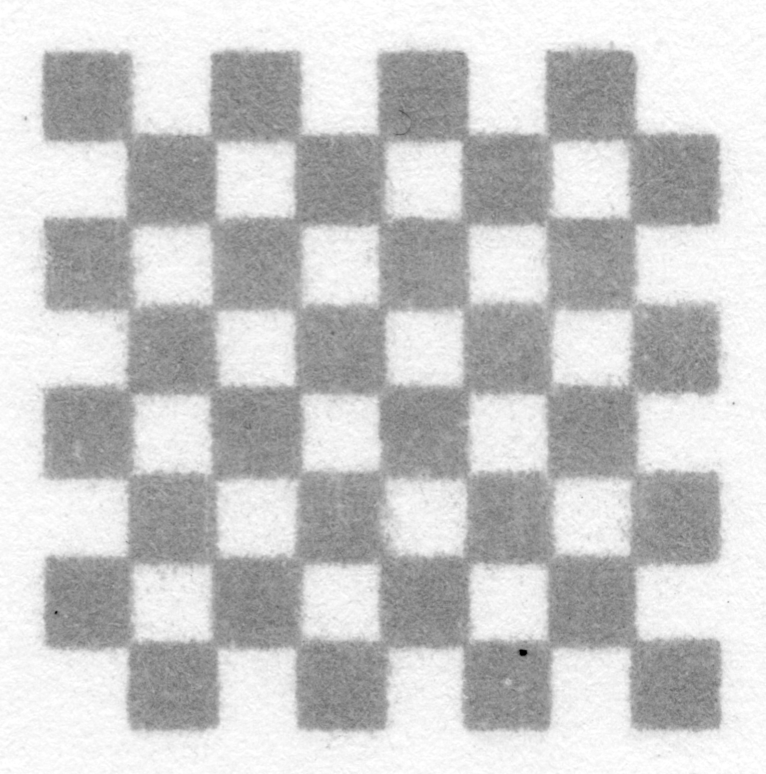
#> input picture backend/tests/analysis/fixtures/first-good-test/checkerboard_roi.png, 2296 x 2322 px (shown at 1/3 size); its folder holds only this picture in this run
$ python -i feature_analysis.py   (imports and definitions only)
#> lines starting #> are read from the running program, lines starting #| are printed output that depends on the picture; after the words box and inside, x2 and y2 are one past the last pixel; in counts of white or black regions, pixels touching at a corner belong together
#> further down, picture is the input picture: shape (2322, 2296); min 0, max 255, mean 201
# ruff: noqa
# =============================================================================
# VENDORED MODULE — DO NOT EDIT THE ALGORITHMS.
#
# Source: research/binderjet/code/rfam_tool/feature_analysis.py
# Copied: 2026-09-14 (Lane A — Dimensional Accuracy & Compensation, v1).
# Provenance: verbatim copy of the RFAM metrology tool's analyze_*/recommend_*
#   functions and their private helpers. Kept self-contained so the console does
#   not depend on the unpackaged rfam_tool repo.
#
# Deviations from the source (each required to make the copy runnable + correct
# on this environment; none change the algorithms or the numbers):
#   1. `_nan_ring_result(...)` is CALLED by analyze_concentric_rings in the source
#      but its definition is MISSING there (latent NameError on any ring error
#      path). It is restored verbatim from the sibling backup that still defines
#      it: code/rfam_tool/Upgrades/rfam_tool_final_final/backup-OLD/feature_analysis.py:282.
#   2. PCA eigenvectors from `np.linalg.eig(cov)` come back with complex dtype on
#      numpy>=2, and `np.arctan2` rejects complex input (crashes the checkerboard;
#      warns in the dot path). We take `.real` at the two extraction sites. The
#      source already discards the (zero) imaginary part via `float()`, so this is
#      the same truncation made explicit; it reproduces the fixture numbers exactly.
# =============================================================================
"""
feature_analysis.py — routines to analyse specific geometric features in the RFAM standard test pattern.

This module contains a collection of functions that operate on cropped regions
of scanned images to quantify dimensional accuracy of well-defined test
features.  Each function accepts a greyscale or colour image (numpy array),
the pixel-per-millimetre calibration factor, and any nominal dimensions, and
returns a summary dictionary of metrics along with optional per-feature
details.  The analyses are intended to be called after the user selects
regions of interest in the GUI and to complement the ROI-based ink
concentration workflow.

Functions provided:

  * ``analyze_dot_array`` — measure centroid positions, equivalent
    diameters and spacing in a dot array.

  * ``analyze_checkerboard`` — use OpenCV chessboard corner detection to
    estimate square size and orientation.

  * ``analyze_concentric_rings`` — estimate ring line width and spacing
    via contour-based analysis.

  * ``analyze_pitch_ruler`` — measure widths of a series of bars in X or
    Y to assess resolvable feature size.

  * ``recommend_compensation_for_dot`` — convert dot-array spacing and
    rotation errors into suggested CAD scaling and angular adjustments.
"""

from __future__ import annotations

import math
import os
import traceback
from typing import Dict, List, Tuple, Optional, Any, TextIO, TypeGuard, cast

import cv2
import numpy as np

# ---------------------------------------------------------------------------
# Public constants expected by dim_gui.py (do not rename)
# ---------------------------------------------------------------------------
FEATURE_ANALYSIS_VERSION = "2025-12-16-f-healthreport"
CIRCULARITY_NORM_BASE = 0.899024 # OLD CIRC NORM: 0.898576

# ---------------------------------------------------------------------------
# Versioning
# ---------------------------------------------------------------------------
ANALYSIS_VERSION = "2025-12-16-f-healthreport"

# Theoretical max circularity used for normalization (calibrated from gold standard)
CIRCULARITY_MAX_THEORETICAL = CIRCULARITY_NORM_BASE


# ---------------------------------------------------------------------------
# Debug logging (always safe to call; caller decides whether to pass a path)
# ---------------------------------------------------------------------------
# [34 lines left out: functions _dbg_open, _dbg, _to_gray, not called in this run]


def _segment_blobs(gray: np.ndarray) -> np.ndarray:
    """Otsu threshold then invert so dark ink becomes white blobs."""
    g = gray.copy()
    if g.dtype != np.uint8:
        g = cv2.normalize(g, cast(np.ndarray, None), 0, 255, cv2.NORM_MINMAX).astype(np.uint8)
    g = cv2.GaussianBlur(g, (5, 5), 0)
    _, bw = cv2.threshold(g, 0, 255, cv2.THRESH_BINARY_INV + cv2.THRESH_OTSU)
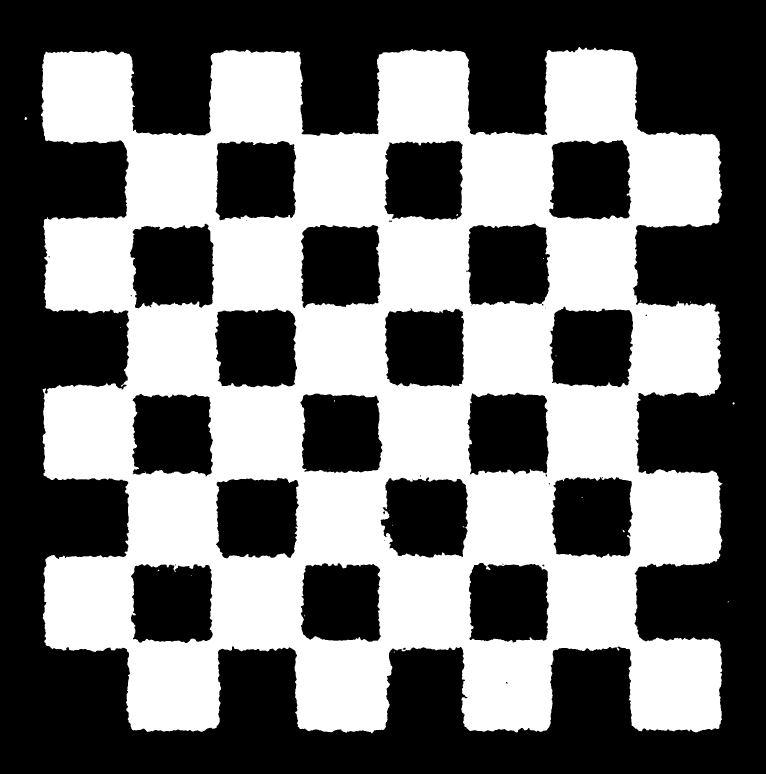
#> bw: shape (2322, 2296) (shown at 1/3 size); 44.6% white; 24 white regions (19 under 20 px), largest, box (x1, y1, x2, y2) and area: (123, 141, 2167, 2200) 2377813, (74, 351, 81, 360) 49, (2198, 1207, 2204, 1214) 34, (1868, 1589, 1874, 1597) 29, (1369, 642, 1374, 648) 22
    # Light cleanup: close then open
    k = cv2.getStructuringElement(cv2.MORPH_ELLIPSE, (3, 3))
    bw = cv2.morphologyEx(bw, cv2.MORPH_CLOSE, k, iterations=1)
    bw = cv2.morphologyEx(bw, cv2.MORPH_OPEN, k, iterations=1)
#> bw: shape (2322, 2296); 44.6% white; 15 white regions (10 under 20 px), largest, box (x1, y1, x2, y2) and area: (123, 141, 2167, 2200) 2377899, (74, 351, 81, 360) 49, (2198, 1207, 2204, 1214) 32, (1868, 1590, 1874, 1597) 27, (1369, 642, 1374, 648) 22
    return bw


# [1153 lines left out: functions _measure_blobs_legacy, _compute_spacing_pairwise, _write_dot_overlay, analyze_dot_array, analyze_checkerboard, _nan_ring_result and 3 more, not called in this run]


from typing import List, Tuple  # ensure this import is present


# [435 lines left out: function recommend_compensation_overall, not called in this run]

>>> import cv2
>>> picture = cv2.imread('../../tests/analysis/fixtures/first-good-test/checkerboard_roi.png', cv2.IMREAD_GRAYSCALE)
>>> result = _segment_blobs(picture)

$ run again, on backend/tests/analysis/fixtures/first-good-test/dot_roi.png
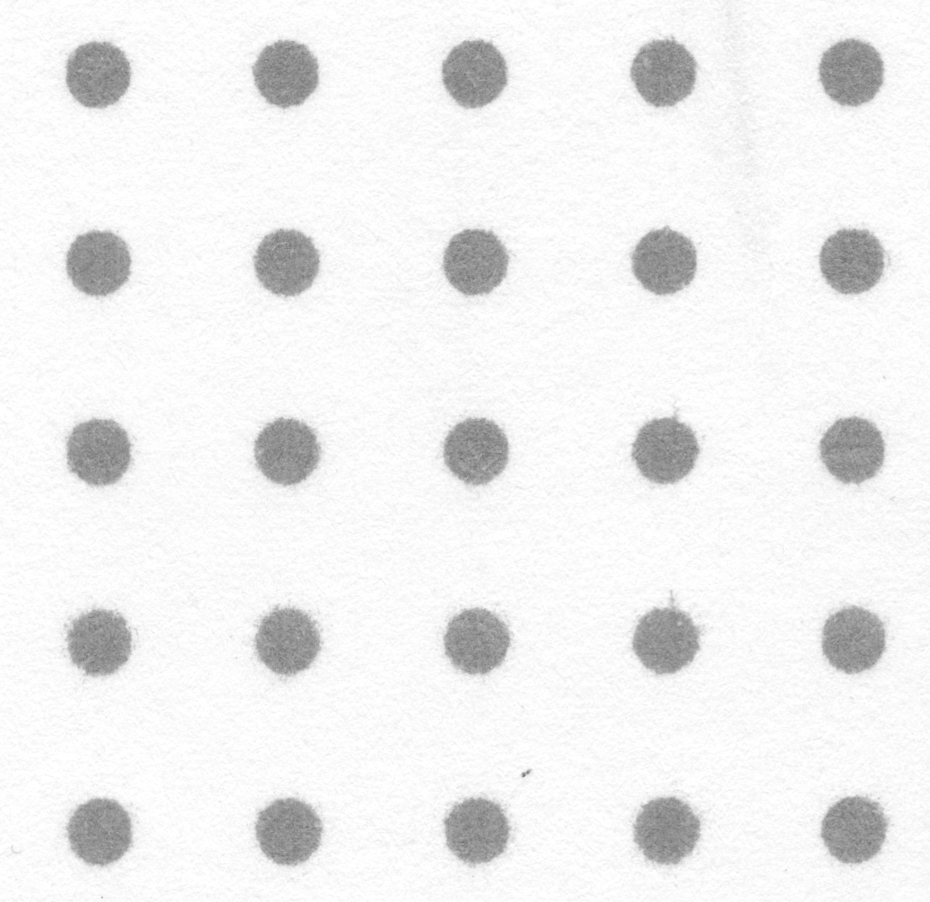
#> input picture backend/tests/analysis/fixtures/first-good-test/dot_roi.png, 3720 x 3608 px (shown at 1/4 size)
#> picture is the input picture: shape (3608, 3720); min 99, max 255, mean 239.8
#> in _segment_blobs, `_, bw = cv2.threshold(g, 0, 255, cv2.THRESH_BINARY_INV + cv2.THRESH_OT..`:
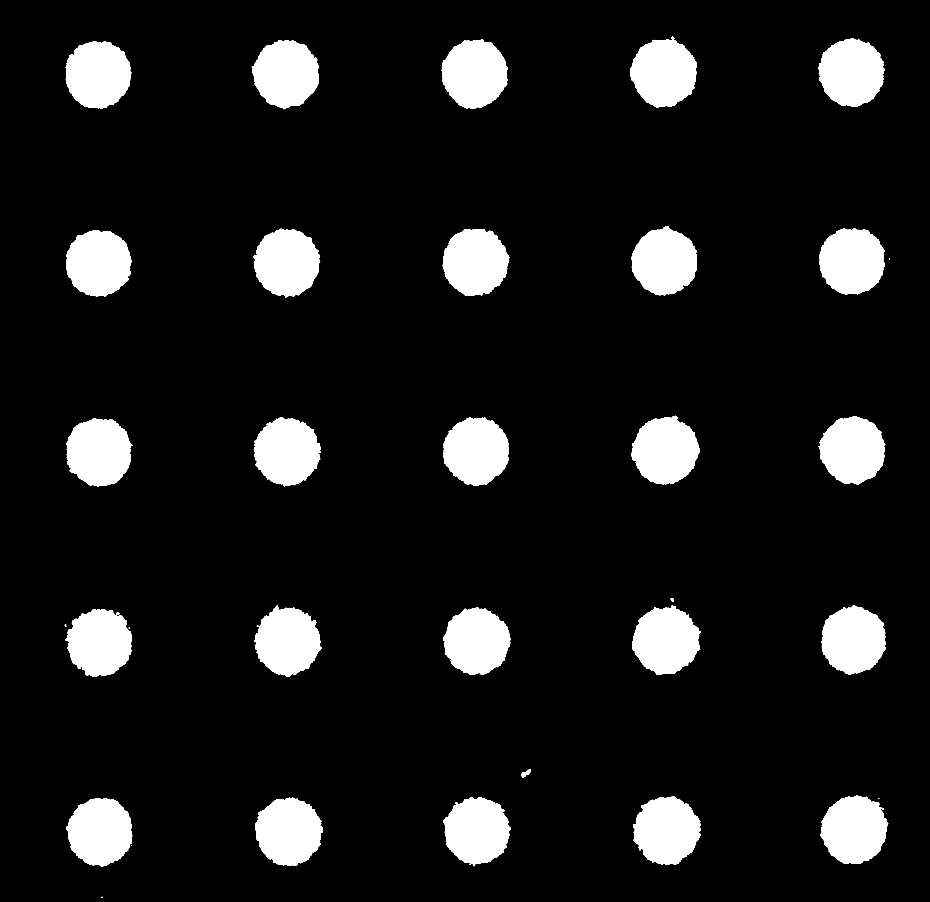
#> bw: shape (3608, 3720) (shown at 1/4 size); 10.2% white; 42 white regions (8 under 20 px), largest, box (x1, y1, x2, y2) and area: (1020, 3191, 1291, 3464) 55557, (1767, 158, 2031, 435) 55531, (266, 1673, 531, 1946) 55379
